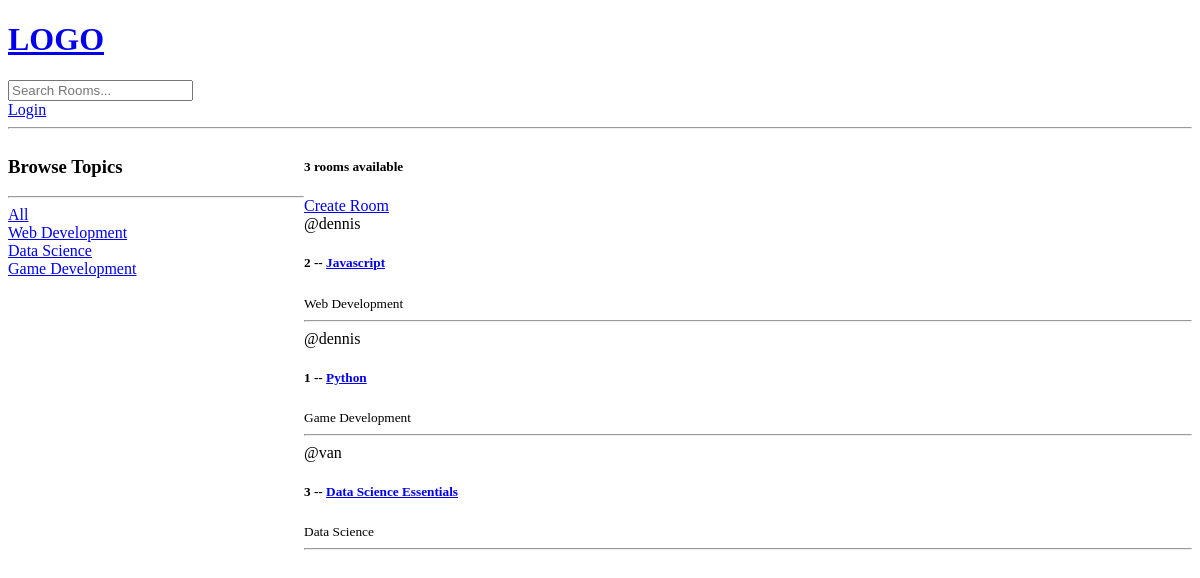
/, run on an earlier commit of the app's database.
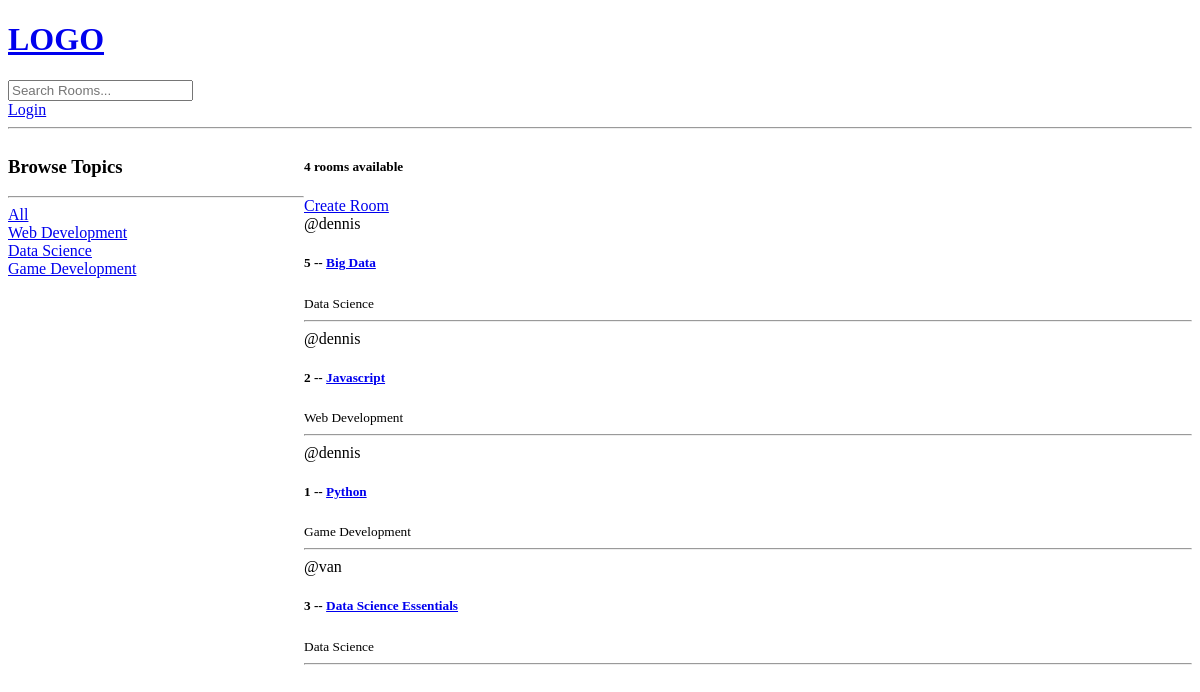
And on a later commit of the database.
### base/models.py (models this page shows, shortened)
class Topic(models.Model):
    name = models.CharField(max_length=200)

class Room(models.Model):
    host = models.ForeignKey(User, on_delete=models.SET_NULL, null=True)
    topic = models.ForeignKey(Topic, on_delete=models.SET_NULL, null=True)
    name = models.CharField(max_length=200)
    description = models.TextField(null=True)
    updated = models.DateTimeField(auto_now=True)
    created = models.DateTimeField(auto_now_add=True)
    class Meta:
        ordering = ['-updated', '-created']

### base/views.py (the view)
# urls.py: 2. Add a URL to urlpatterns:  path('', views.home, name='home')
def home(request):
    q = request.GET.get('q') if request.GET.get('q') != None else ''
    rooms = Room.objects.filter(
        Q(topic__name__icontains=q) |
        Q(name__icontains=q)|
        Q(description__icontains=q)
    )
    topics = Topic.objects.all()
    room_count = rooms.count()
    context = {"rooms": rooms, "topics": topics, "room_count": room_count}
    return render (request, 'base/home.html', context)

### base/templates/base/home.html (shortened to what this page needs)
{% extends "main.html" %}
{% block content %}
<div class="home-container">
    <div>
        <h3> Browse Topics </h3>
        <hr>
        <div>
            <a href="{%  url 'home' %}">All</a>
        </div>
        {% for topic in topics %}
            <div>
                <a href="{%  url 'home' %}?q={{topic.name}}">{{topic.name}}</a>
            </div>
        {% endfor %}
    </div>
    <div>
        <h5>{{room_count}} rooms available</h5>
        <a href="{% url 'create-room' %}"> Create Room </a>
            <div>
                {% for room in rooms %}
                <div>
                    <span>
                        @{{room.host.username}}
                    </span>
                    <h5>{{room.id}} -- <a href ="{% url 'room' room.id%}">{{room.name}}</spa></a></h5>
                    <small>{{room.topic.name}}</small>
                    <hr>
                </div>
                {% endfor %}
            </div>
    </div>
</div>
{% endblock %}

### templates/main.html (shortened to what this page needs)
<!DOCTYPE html>
<html>
<head>
</head>
<body>
    {% include 'navbar.html' %}
    {% block content %}
    {% endblock content %}
</body>
</html>

### templates/navbar.html
<a href='/'>
<h1>LOGO</h1>
</a>
<form method="GET" action="{% url 'home' %}">
    <input type="text" name="q" placeholder="Search Rooms..."/>
</form>
{% if request.user.is_authenticated %}
<p>Hello {{request.user}} </p>
<a href="{% url 'logout' %}">Logout</a>
{% else %}
<a href="{% url 'login' %}">Login</a>
{% endif %}
<hr>

### base/templates/base/home.html (style rules this page uses)
.home-container { display: grid; grid-template-columns: 1fr 3fr; }

What changed in the data, as far as the page shows it:
added Room: host.username "dennis", id "5", name "Big Data", topic.name "Data Science"
Also different on the page:
{{ room_count }}: "3" → "4"
